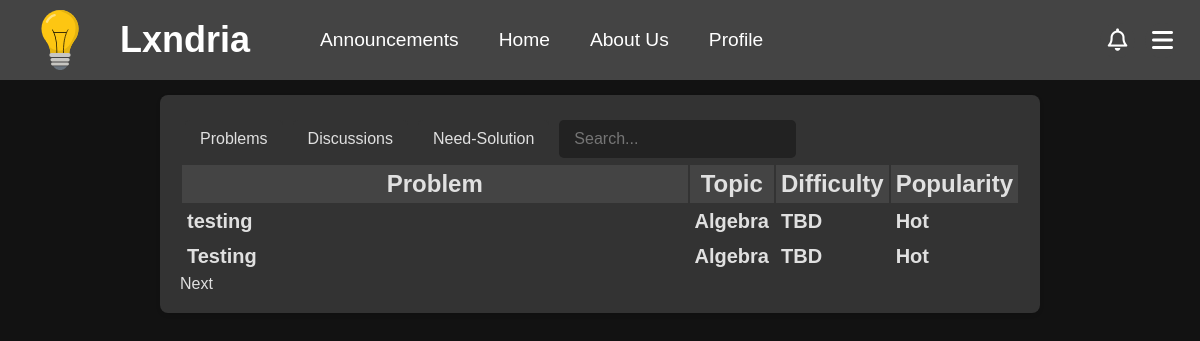
Screenshot of / (signed in) with the database file from the repository.
### app/models.py (models this page shows, shortened)
class Problem(db.Model):
    __tablename__ = "problem"
    __table_args__ = {"extend_existing": True}
    id = db.Column(db.Integer, primary_key=True, autoincrement=True)
    title = db.Column(db.String(100), nullable=False)
    topic = db.Column(db.String(30), nullable=False)
    attempts = db.Column(db.Integer, default=0)
    solved = db.Column(db.Integer, default=0)
    created_at = db.Column(db.DateTime, default=datetime.utcnow)
    updated_at = db.Column(db.DateTime, onupdate=datetime.utcnow)
    views = db.Column(db.Integer, default=0)
    author = db.Column(db.String(80), db.ForeignKey('user.username'))
    user = db.relationship('User', backref=db.backref('problems', cascade="all, delete-orphan"))
    content = db.Column(db.Text, nullable=False)
    encrypted_answer = db.Column(db.Text, nullable=False)
    __table_args__ = (
        CheckConstraint("topic IN ('Algebra', 'Geometry', 'Number Theory', 'Calculus', 'Logic', 'Classical Mechanics', 'Electricity and Magnetism', 'Computer Science', 'Quantitative Finance', 'Chemistry', 'Probability')", name="valid_topic_check"),
    )
    @property
    def difficulty(self):
        if self.attempts == 0:
            return "TBD"
        elif self.solved/self.attempts > os.getenv('EASY_THRESHOLD', 0.7):
            return "Easy"
        elif self.solved/self.attempts > os.getenv('MEDIUM_THRESHOLD', 0.3):
            return "Medium"
        else:
            return "Hard"
    @hybrid_property
    def popularity_value(self):
        views_weight = os.getenv('VIEWS_WEIGHT', 0.5)
        attempts_weight = os.getenv('ATTEMPTS_WEIGHT', 1.5)
        bookmarks_weight = os.getenv('BOOKMARKS_WEIGHT', 3)
        views = self.views
        attempts = self.attempts
        bookmarks = Bookmarks.query.filter_by(problem_id=self.id).count()
        return views_weight*views + attempts_weight*attempts + bookmarks_weight*bookmarks
    @property
    def popularity(self):
        popularity_value = self.popularity_value
        if popularity_value > os.getenv('POPULAR_THRESHOLD', 1000):
            return "Popular"
        elif popularity_value > os.getenv('TRENDING_THRESHOLD', 500):
            return "Trending"
        elif popularity_value > os.getenv('ACTIVE_THRESHOLD', 100):
            return "Active"
        else:
            return "Hot"
    @hybrid_property
    def needs_solution(self):
        solutions = Solutions.query.filter_by(problem_id=self.id).count()
        if solutions == 0:
            return True
        return False
    @needs_solution.expression
    def needs_solution(cls):
        return ~db.session.query(Solutions.id).filter(Solutions.problem_id == cls.id).exists()

### app/routes/main.py (the view, shortened to what this page needs)
@main_bp.route('/')
def index():
    if not current_user.is_authenticated:
        return redirect(url_for('routes.about.about'))
    pageNumber = request.args.get('page', default=0, type=int)
    rows = request.args.get('rows', default=10, type=int)
    table = request.args.get('table', default='problems', type=str)
    sort_by = request.args.get('sort', default='created_at', type=str)
    sort_convention = request.args.get('convention', default='desc', type=str)
    if sort_by == 'created_at':
        if sort_convention == 'asc':
            all_problems = Problem.query.order_by(Problem.created_at).all()
            all_discussions = Discussion.query.order_by(Discussion.created_at).all()
            need_solution = Problem.query.filter(Problem.needs_solution == True).order_by(Problem.created_at).all()
        else:
            all_problems = Problem.query.order_by(Problem.created_at.desc()).all()
            all_discussions = Discussion.query.order_by(Discussion.created_at.desc()).all()
            need_solution = Problem.query.filter(Problem.needs_solution == True).order_by(Problem.created_at).all()
    new_sort_convention = 'asc' if sort_convention == 'desc' else 'desc'
    return render_template('index.html', problems=all_problems, page=pageNumber, row_per_page=rows, discussions=all_discussions, table=table, need_solution=need_solution, sort_convention=new_sort_convention)

### app/models.py (called while the page is built)
    @hybrid_property
    def popularity_value(self):
        views_weight = os.getenv('VIEWS_WEIGHT', 0.5)
        comments_weight = os.getenv('COMMENTS_WEIGHT', 2)
        bookmarks_weight = os.getenv('BOOKMARKS_WEIGHT', 3)
        time_constant = os.getenv('TIME_CONSTANT', 100)
        views = self.views
        comments = Comments.query.filter_by(parent_id='D'+str(self.id)).count()
        bookmarks = Bookmarks.query.filter_by(discussion_id=self.id).count()
        return views_weight*views + comments_weight*comments + bookmarks_weight*bookmarks

    @property
    def popularity(self):
        popularity_value = self.popularity_value
        if popularity_value > os.getenv('POPULAR_THRESHOLD', 1000):
            return "Popular"
        elif popularity_value > os.getenv('TRENDING_THRESHOLD', 500):
            return "Trending"
        elif popularity_value > os.getenv('ACTIVE_THRESHOLD', 100):
            return "Active"
        else:
            return "Hot"

### app/routes/auth.py (called while the page is built)
@login_manager.user_loader
def load_user(user_id):
    return User.query.get(int(user_id))

### app/templates/index.html (shortened to what this page needs)
<!DOCTYPE html>
<html>
<head>
{%include 'banner.html'%}
  <link rel="stylesheet" href="{{url_for('static', filename='css/homepage.css')}}">
</head>
<body>
  <div class="Table">
    {%include 'main_table_header.html'%}
    {%if table=='problems'%}
    <div class ="table" id="Problems">
    {%else%}
    <div class ="table" id="Problems" style="display: none;">
    {%endif%}
    <table id="problems-table">
      <tr>
        <th>Problem</th>
        <th>Topic</th>
        <th><a href="/?sort=Difficulty&convention={{sort_convention}}&table=problems">Difficulty</a></th>
        <th><a href="/?sort=Popularity&convention={{sort_convention}}&table=problems">Popularity</a></th>
      </tr>
      {% for index in range(page*row_per_page, (page+1)*row_per_page) %}
      {% if index >= problems|length %}
        {% set stop=true %}
      {% else %}
        {% set problem = problems[index] %}
      <tr>
        <td><a href="/problem/{{problem.id}}">{{problem.title}}</a></td>
        <td>{{problem.topic}}</td>
        <td>{{problem.difficulty}}</td>
        <td>{{problem.popularity}}</td>
      </tr>
      {% endif %}
      {% endfor %}
    </table>
    <div class="pagination">
      {% if not stop %}
        <a href="/?page={{page+1}}&table=problems">Next</a>
      {% endif %}
  </div>
  </div>
</body>
</html>

### app/static/css/banner.css (style rules this page uses)
body, h1, p { margin: 0; padding: 0; text-decoration: none; color: inherit; font-family: Arial, sans-serif; box-sizing: border-box; background-color: #121212; color: #f1f1f1; ; }
a { text-decoration: none; color: inherit; }

### app/static/css/homepage.css (style rules this page uses)
.Table { display: table; width : 70%; margin: 15px auto; padding: 20px; background-color: #333; box-shadow: 0 2px 4px rgba(0, 0, 0, 0.1); border-radius: 8px; color: #e0e0e0; flex-direction: column; }
.table { display: table; width: 100%; background-color: #333; color: #e0e0e0; flex-direction: column; }
.table th { font-size: 1.5rem; width: 100%; padding: 5px; font-family: 'Gill Sans', 'Gill Sans MT', Calibri, 'Trebuchet MS', sans-serif; font-weight: bold; }
.table tr { display: table-row; padding: 5px; border-bottom: 1px solid #e0e0e0; justify-content: space-between; }
.table tr:first-child { background-color: #444; }
.table tr:last-child { border-bottom: none; }
.table td { width :x 250px; font-size: 1.25rem; padding: 5px; font-family: 'Gill Sans', 'Gill Sans MT', Calibri, 'Trebuchet MS', sans-serif; font-weight: bold; }

### rows the page displays
Problem: title "testing", topic "Algebra", difficulty "TBD", popularity "Hot"
Problem: title "Testing", topic "Algebra", difficulty "TBD", popularity "Hot"
